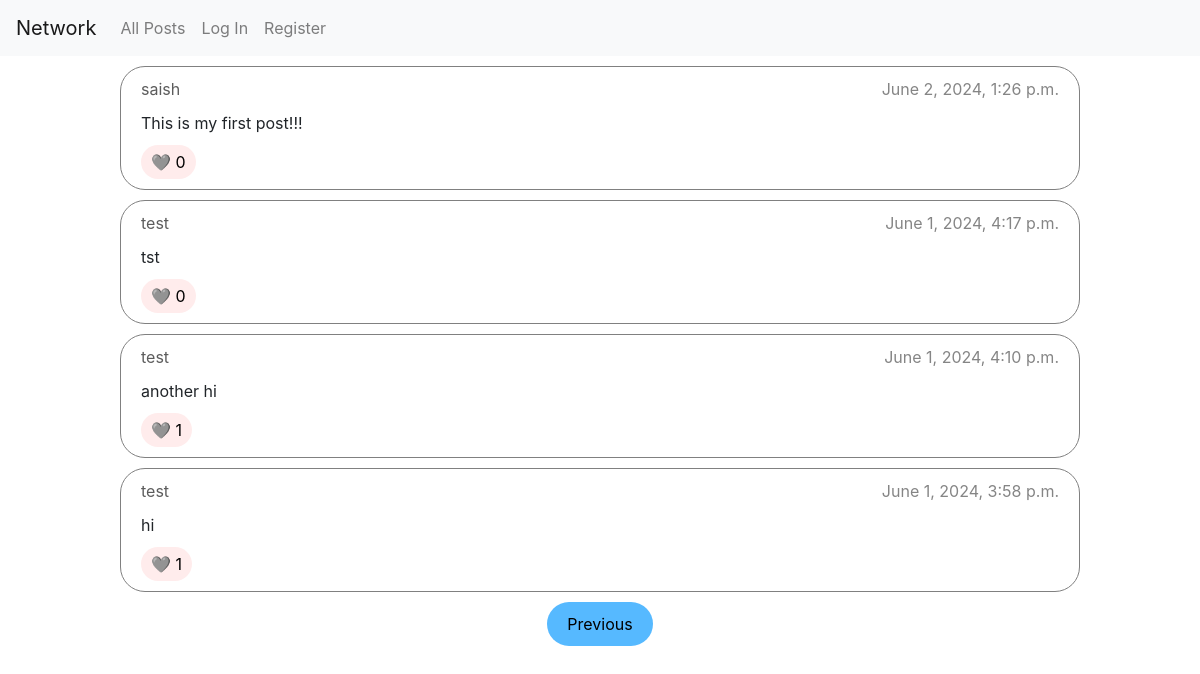
/posts?page_num=3, run on the app's committed database.
### network/models.py (models this page shows)
class Post(models.Model):
    message = models.CharField(max_length=128)
    user = models.ForeignKey(User, on_delete=models.CASCADE, related_name="posts")
    timestamp = models.DateTimeField()
    likes = models.ManyToManyField(User, blank=True, related_name="liked_posts")

class User(AbstractUser):
    followers = models.ManyToManyField('self', symmetrical=False, blank=True, related_name="following")

### network/views.py (the view)
# urls.py: path("posts", views.posts, name="all_posts"),
def posts(request):
    posts = Post.objects.order_by("-timestamp")
    return render(request, "network/posts.html", {
        "page": paginate(request, posts)
    })

### network/views.py (called while the page is built)
def paginate(request, posts):
    try:
        page_num = int(request.GET.get('page_num'))
    except:
        page_num = 1
    pages = Paginator(posts, 10)
    if page_num > pages.num_pages:
        return HttpResponse("404 Page Not Found", status=404)
    return pages.page(page_num)

### network/templates/network/posts.html (shortened to what this page needs)
{% extends 'network/layout.html' %}
{% block body %}
    {% for post in page %}
        <div class="post-card" data-id="{{ post.id }}">
            <div class="post-details">
                <div class="user-details-div">
                    <a class="username" href="{% url 'profile' post.user.username %}">{{ post.user.username }}</a>
                </div>
                <div>
                    <span class="timestamp">{{ post.timestamp }}</span>
                </div>
            </div>
            <div class="post-message">{{ post.message }}</div>
            <div>
                <button class="like-button like-count">
                    {% if request.user in post.likes.all %}
                        ❤️
                    {% else %}
                        🩶
                    {% endif %}
                    {{ post.likes.all.count }}
                </button>
            </div>
        </div>
    {% empty %}
        <p>No posts yet</p>
    {% endfor %}
    <div class="pagination-buttons-div">
        {% if page.has_previous %}
            <a href="{% url 'all_posts' %}?page_num={{ page.previous_page_number }}" class="pagination-buttons">Previous</a>
        {% endif %}
    </div>
{% endblock %}

### network/static/network/styles.css (style rules this page uses)
* { margin: 0; padding: 0; box-sizing: border-box; }
body { font-size: 16px; }
.post-card { border: 1px solid grey; border-radius: 25px; width: 80%; margin: 10px auto; padding: 10px 20px; display: flex; flex-direction: column; }
.post-card .post-details { color: rgb(133, 133, 133); }
.post-card .username { color: rgb(92, 92, 92); margin: 0 10px 0 0; }
.user-details-div { float: left; }
.post-card .timestamp { float: right; }
.post-message { margin: 10px 0; }
.like-button { display: inline-block; border: none; background: rgb(255, 236, 236); padding: 5px 10px; border-radius: 25px; }
.pagination-buttons-div { display: flex; justify-content: center; }
.pagination-buttons { text-decoration: none; background-color: rgb(86, 185, 255); color: black; padding: 10px 20px; border-radius: 25px; margin: 0 10px; }

### data on the page
Post: user.username "saish", timestamp "June 2, 2024, 1:26 p.m.", message "This is my first post!!!", likes.all.count "0"
Post: user.username "test", timestamp "June 1, 2024, 4:17 p.m.", message "tst", likes.all.count "0"
Post: user.username "test", timestamp "June 1, 2024, 4:10 p.m.", message "another hi", likes.all.count "1"
Post: user.username "test", timestamp "June 1, 2024, 3:58 p.m.", message "hi", likes.all.count "1"
